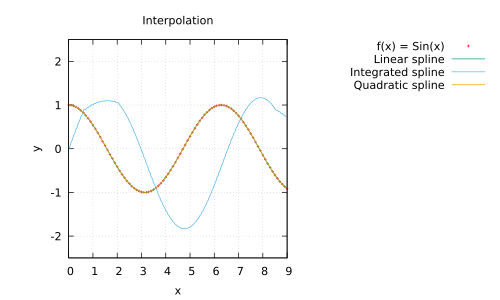

Source code (gnuplot):
set terminal pdf
set title "Interpolation"
set xlabel "x"
set ylabel "y"
set grid
set key outside

set xrange [0:9]
set yrange [-2.5:2.5]
set size square 1.0,1.0

set linetype 1 lc rgb "red"
set pointsize 0.3


plot "Data.txt" using 1:2 title "f(x) = Sin(x)",\
"Interp.txt" using 1:2 with lines title "Linear spline",\
"Interp.txt" using 1:3 with lines title "Integrated spline",\
"qspline.txt" using 1:2 linetype 2 linecolor 4 with lines title "Quadratic spline"
pause -1
